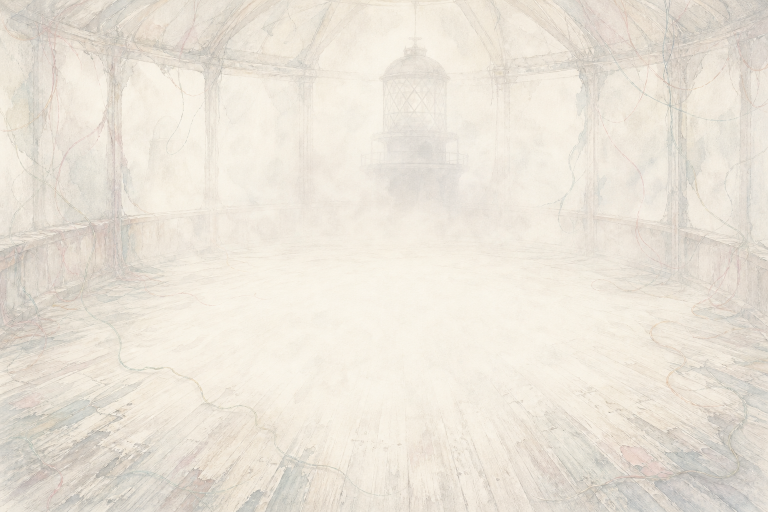
#> input picture assets/img/battle/bbg_fog.png, 1536 x 1024 px (shown at 1/2 size)
$ python -i postprocess.py   (imports and definitions only)
#> lines starting #> are read from the running program, lines starting #| are printed output that depends on the picture
#> further down, picture is the input picture: PIL image 1536x1024 RGB; mean R, G, B 234.2, 227.4, 216.2
#!/usr/bin/env python3
"""Post-process raw generated art into game-ready assets.

- Keyed assets (spr_/por_/en_): magenta #FF00FF background → alpha, despill the
  pink fringe, trim to content, resize to target, save into assets/img/**.
- Scenery (map_/bbg_/cut_): cover-resize to 1536×1024.

Usage: python3 tools/postprocess.py [--only name ...]
"""

import argparse
import os
import sys

import numpy as np
from PIL import Image, ImageFilter

ROOT = os.path.dirname(os.path.dirname(os.path.abspath(__file__)))
RAW = os.path.join(ROOT, 'assets', '_raw')
IMG = os.path.join(ROOT, 'assets', 'img')

# prefix -> (subdir, target)
#   target: ('h', px)  = scale to height
#           ('sq', px) = center-crop square then scale
#           ('cover', (w,h))
RULES = [
    ('spr_', 'sprites', ('h', 440)),
    ('por_', 'portraits', ('sq', 512)),
    ('en_', 'enemies', ('h', 760)),
    ('map_', 'maps', ('cover', (1536, 1024))),
    ('bbg_', 'battle', ('cover', (1536, 1024))),
    ('cut_', 'cutscenes', ('cover', (1536, 1024))),
]


def flood(seeds, allowed):
    """Grow a seed mask through an allowed mask (4-connected, vectorized BFS)."""
    out = seeds & allowed
    frontier = out.copy()
    while frontier.any():
        grown = np.zeros_like(out)
        grown[1:, :] |= frontier[:-1, :]
        grown[:-1, :] |= frontier[1:, :]
        grown[:, 1:] |= frontier[:, :-1]
        grown[:, :-1] |= frontier[:, 1:]
        frontier = grown & allowed & ~out
        out |= frontier
    return out


def key_magenta(im):
    """Background magenta → transparent.

    Two kinds of background: border-connected magenta, and ENCLOSED magenta
    (holes between limbs, gaps in hanging threads) which the border flood
    can never reach — those used to ship as opaque #FF00FF blobs. Any region
    anchored by strongly-magenta pixels is background. Interior pixels that
    merely lean magenta (red coats, pink cheeks) are neither border-connected
    nor strongly magenta, so they stay opaque."""
    a = np.asarray(im.convert('RGBA')).astype(np.int32)  # int16 overflows the squares
    r, g, b = a[..., 0], a[..., 1], a[..., 2]
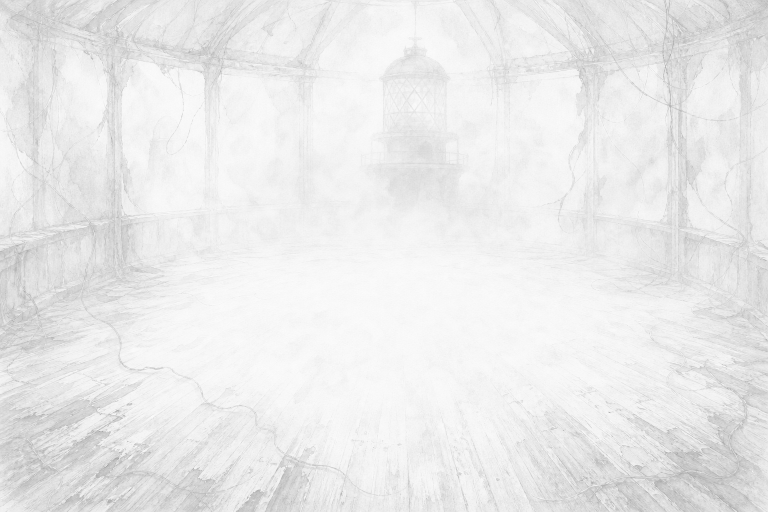
#> r: shape (1024, 1536) int32 (shown at 1/2 size); min 147, max 255, mean 234.2
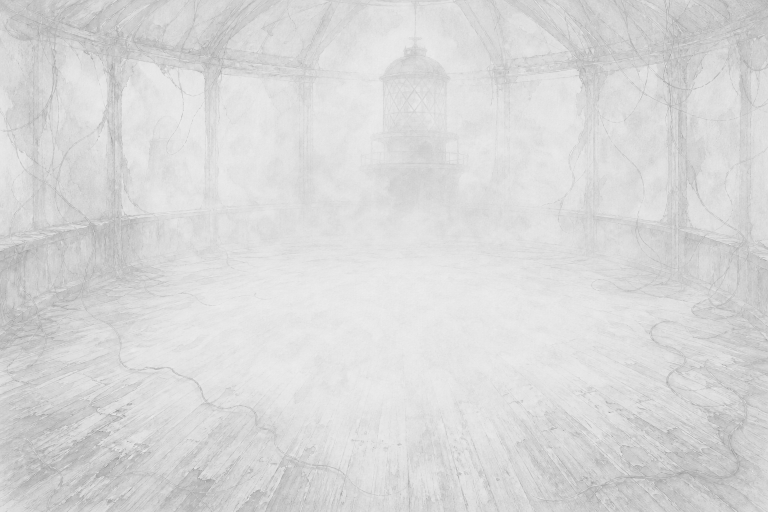
#> b: shape (1024, 1536) int32 (shown at 1/2 size); min 138, max 244, mean 216.2
    dist = np.sqrt((r - 255.0) ** 2 + g ** 2 + (b - 255.0) ** 2)
    magenta_ish = dist < 135  # generous growth region: soft/antialiased edges
#> magenta_ish: shape (1024, 1536) bool; every value is 0
    strong = dist < 110       # unmistakably background-colored

    border = np.zeros_like(magenta_ish)
    border[0, :] = border[-1, :] = border[:, 0] = border[:, -1] = True
    bg = flood(border, magenta_ish)
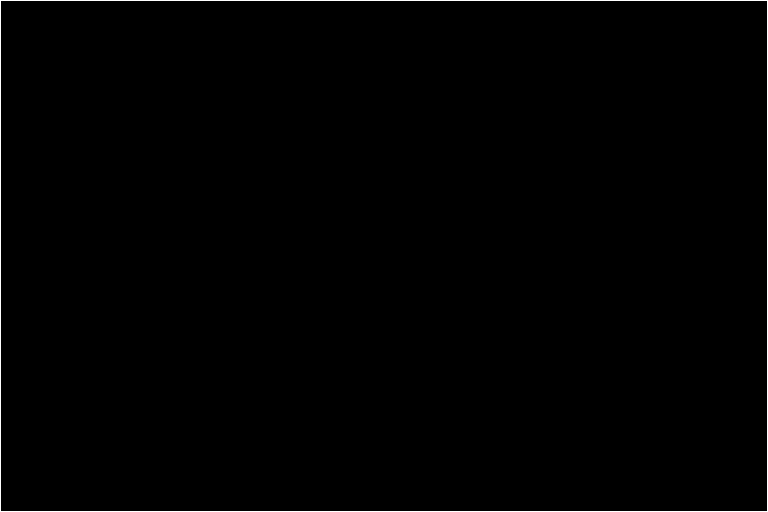
#> border: shape (1024, 1536) bool (shown at 1/2 size); 0.33% white in thin lines or dots
    bg |= flood(strong & ~bg, magenta_ish)  # enclosed holes

    alpha = a[..., 3].copy()
#> alpha: shape (1024, 1536) int32; every value is 255
    alpha[bg] = 0
    # soft edge: feather the cut
    am = Image.fromarray(alpha.astype(np.uint8), 'L').filter(ImageFilter.GaussianBlur(1.1))
#> am: PIL image 1536x1024 L; every value is 255
    alpha = np.asarray(am).astype(np.int32)

    # despill on ALL channels: r/b-only correction turns (255,0,255) into a
    # still-purple (188,0,188) because g never rises toward the luminance
    cast = (alpha > 0) & (alpha < 250) & (r > g + 40) & (b > g + 40)
    lum = (0.4 * r + 0.4 * g + 0.2 * b).astype(np.int32)
    for ch, arr in ((0, r), (1, g), (2, b)):
        a[..., ch] = np.where(cast, (arr * 0.35 + lum * 0.65).astype(np.int32), arr)
#> this loop made 3 passes

    # decontaminate: feathered/edge pixels keep magenta-mixed RGB that bleeds
    # back in when the sprite is scaled; extend nearby solid color into them
    # (blurs run in 0-255 L mode: this PIL build can't blur 'F' images)
    blur_f = lambda arr, rad: np.asarray(
        Image.fromarray(np.clip(arr, 0, 255).astype(np.uint8), 'L')
        .filter(ImageFilter.GaussianBlur(rad))).astype(np.float32)
    solid = (alpha >= 250).astype(np.float32)
#> solid: shape (1024, 1536) float32; every value is 1
    den = blur_f(solid * 255.0, 4) / 255.0
    fill = (alpha < 250) & (den > 0.02)
    for ch in (0, 1, 2):
        ext = blur_f(a[..., ch] * solid, 4) / np.maximum(den, 1e-4)
        a[..., ch] = np.where(fill, ext, a[..., ch]).astype(np.int32)

    a[..., 3] = alpha
    return Image.fromarray(np.clip(a, 0, 255).astype(np.uint8), 'RGBA')


# [66 lines left out: functions trim, cover, process, main, not called in this run]


# [2 lines not run here, left out]

>>> from PIL import Image
>>> picture = Image.open('../assets/img/battle/bbg_fog.png')
>>> result = key_magenta(picture)
